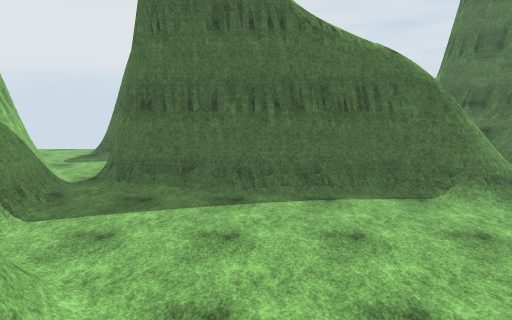
view 1 (above)

23 first-person views from a walk through a Unity game level. The camera is 1.3 m above the floor, tilts 10° down and sees 75° across. The floor is counted in squares, 1 m on a side. Each view is taken from the middle of a square. On the plan, view 1 faces up. The plan holds only what a view shows up to about 14 squares ahead; the rest is blank. The place goes on beyond the plan. The player character is not drawn. Surface patterns are stand-ins for the level's own textures.

view 2
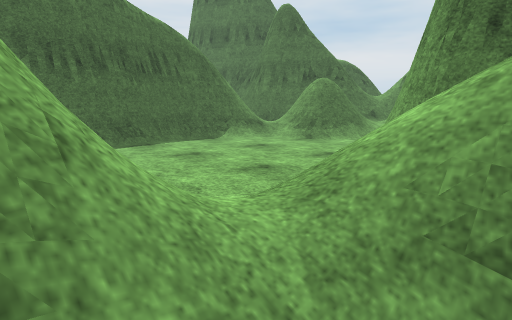

view 3
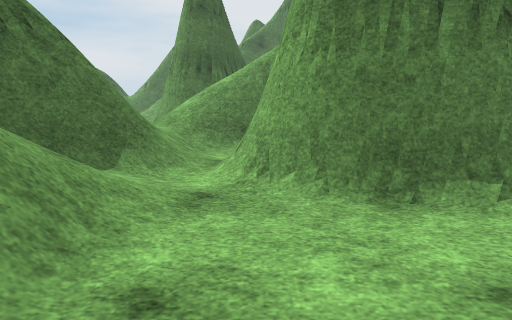

view 4
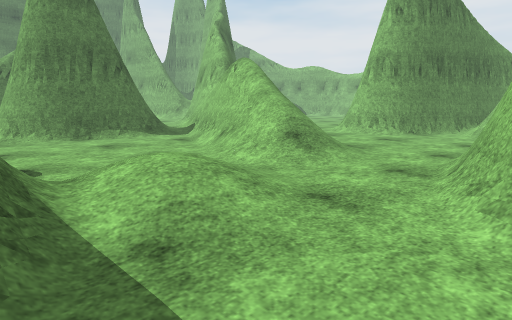

view 5
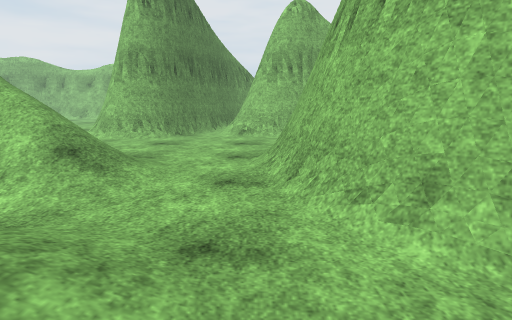

view 6
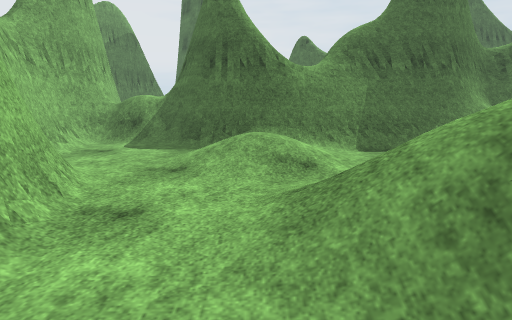

view 7
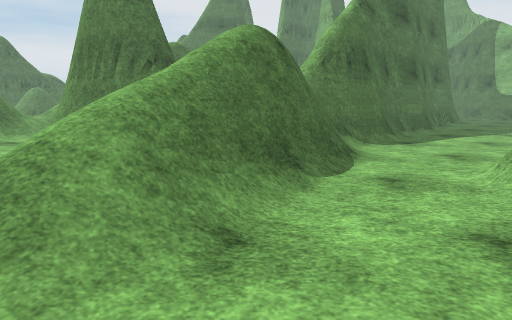

view 8
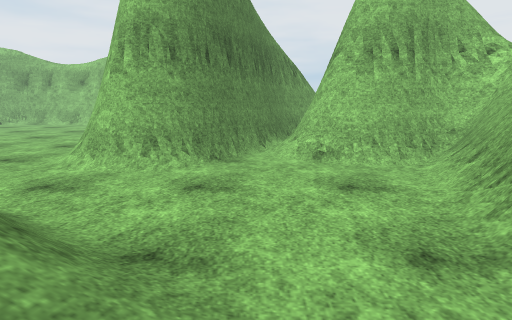

view 9
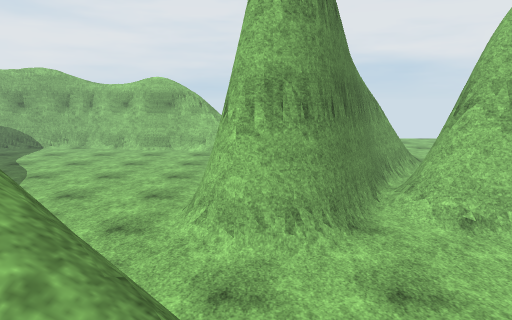

view 10
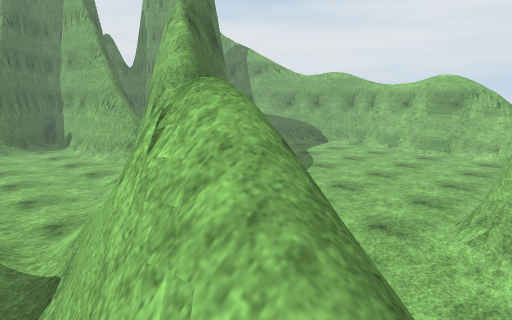

view 11
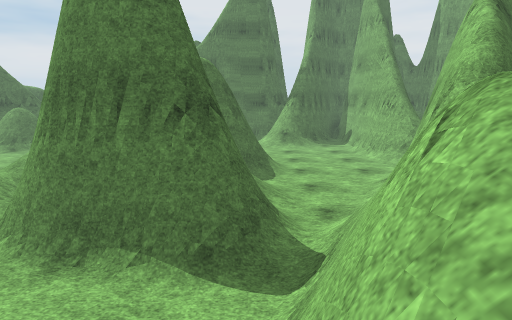

view 12
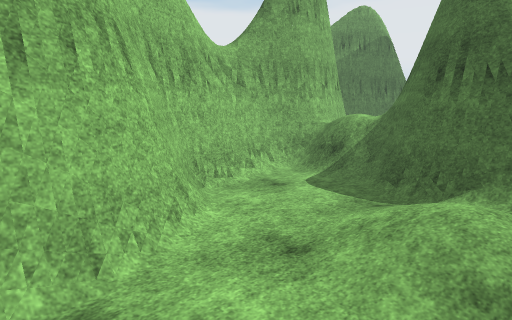

view 13
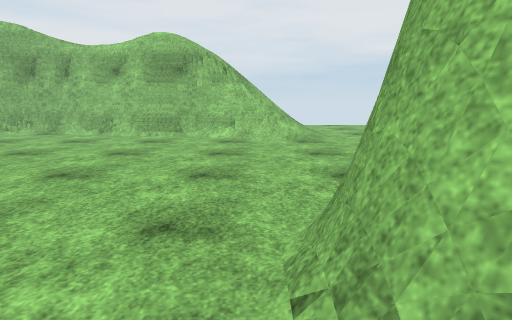

view 14
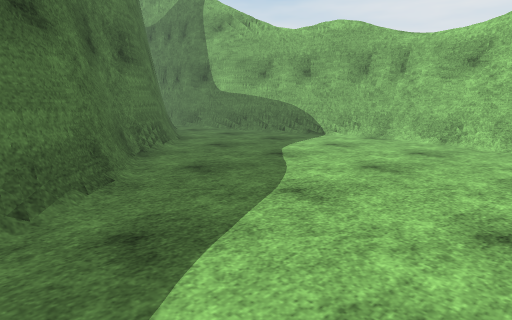

view 15
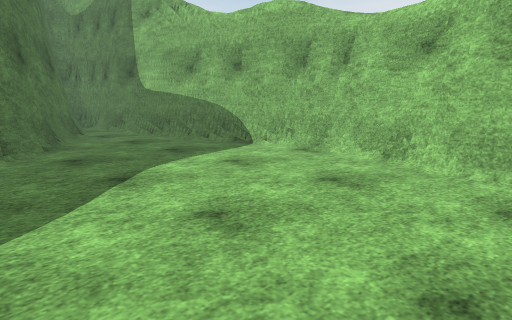

view 16
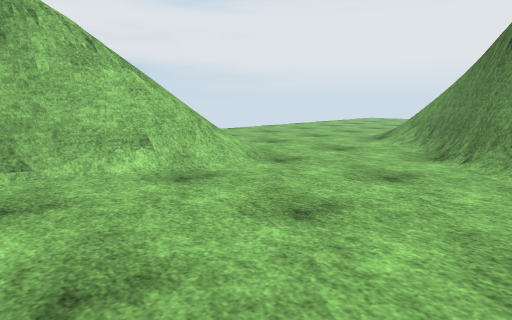

view 17
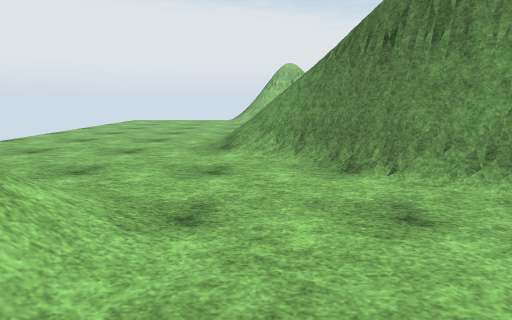

view 18
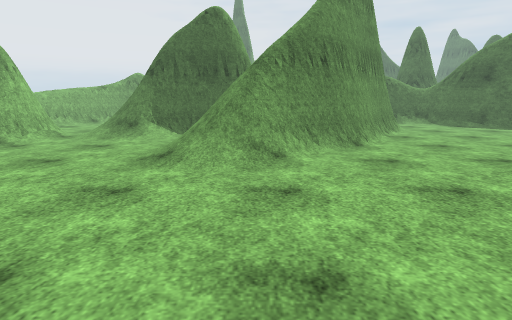

view 19
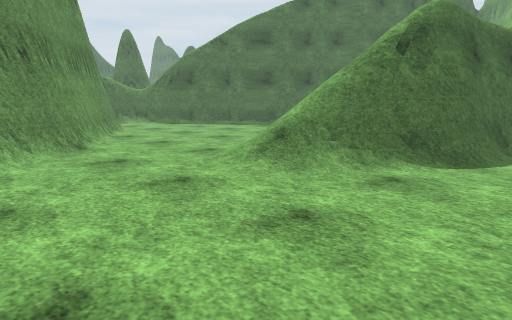

view 20
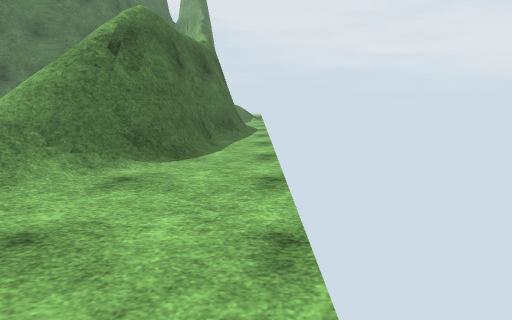

view 21
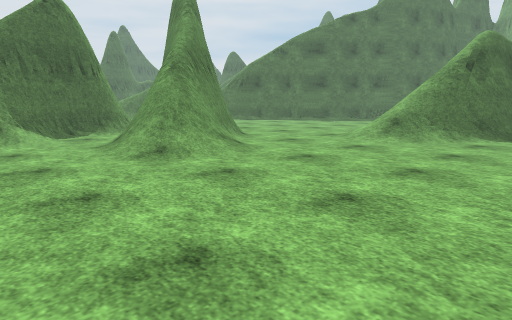

view 22
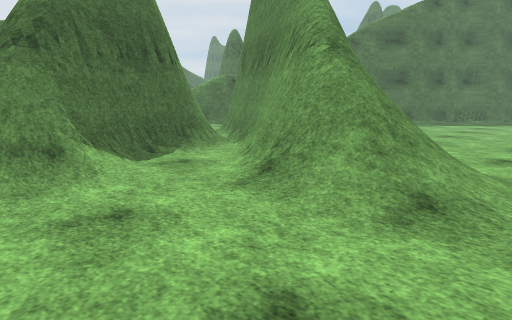

view 23
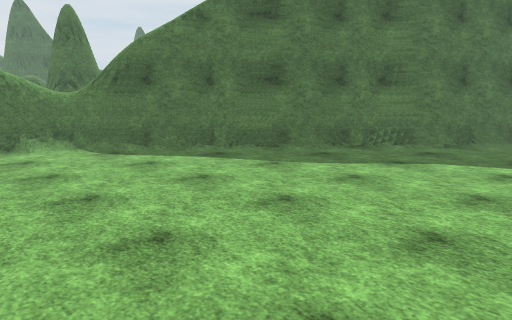

### Floor plan
Key: @ floor where view 1 was taken; # wall or solid block; . floor; / step, stairs or slope; = window, fence, low wall or low ledge; ^ raised ledge; v drop or lower ground; O other object.
Columns run from 22 left of view 1 to 7 right of it. Each row starts with its distance up from view 1.
 12                 .#
 11                 .#####
 10                ##.==##########
  9                ##..........===
  8                 #...........//
  7                 #/.........../
  6                  /.........../
  5   #               /...........
  4   #                #.........
  3   #//#          #  #= .....
  2   #//##        #####  /. ##
  1   #///##########/###///  ##
  0   #/..=#####===////=//@  #
 -1   #/...//////..//.../=/=
 -2   ##...///.......### =##
 -3   ##...///.......##
 -4    ##..///.......#
 -5     ##...//.....=#      #
 -6      #..///=/...=##    ##
 -7      #..////===./##  O.=#
 -8      #.../==#v##=#......
 -9      #..../=####=== ........
-10     ##...../=#### # ........
-11     #/........#==###   ....
-12    ^=/..........=###   =..
-13    #/.....==.....###
-14   #####/.####.....###
-15   #  ##=##  #.......##
-16  ##  ##=##  #........##
-17 =########  ##........=##
-18 /=#=...#####...........###
-19 ///...#####.............##
-20 .....=#####..............##
-21 ..../=####................###
-22 ..../==#/...................##
-23 ....////.....................#
-24 ....///.......................
-25 ...........////..............=
-26  ..........//=#####......#####
-27 .........../==#############
-28 ............/=#########
-29 ............./#######
-30  .................=##
-31 ....... .............

Positions as (right, up) in squares from view 1, and headings:
1: (0, 0), facing up
2: (-3, -1), facing up-right
3: (-10, -2), facing right
4: (-18, 0), facing down-right
5: (-16, -1), facing down
6: (-14, -10), facing up
7: (-16, -9), facing right
8: (-14, -6), facing down
9: (-11, -7), facing down
10: (-11, -7), facing down-right
11: (-11, -7), facing right
12: (-13, -7), facing up-left
13: (-9, -13), facing down
14: (-6, -15), facing down-right
15: (-6, -19), facing down-right
16: (-5, -19), facing down-left
17: (-7, -23), facing left
18: (-16, -31), facing up
19: (-16, -31), facing up-right
20: (-16, -31), facing right
21: (-22, -31), facing up-right
22: (-22, -25), facing up-right
23: (-10, -25), facing up-right
